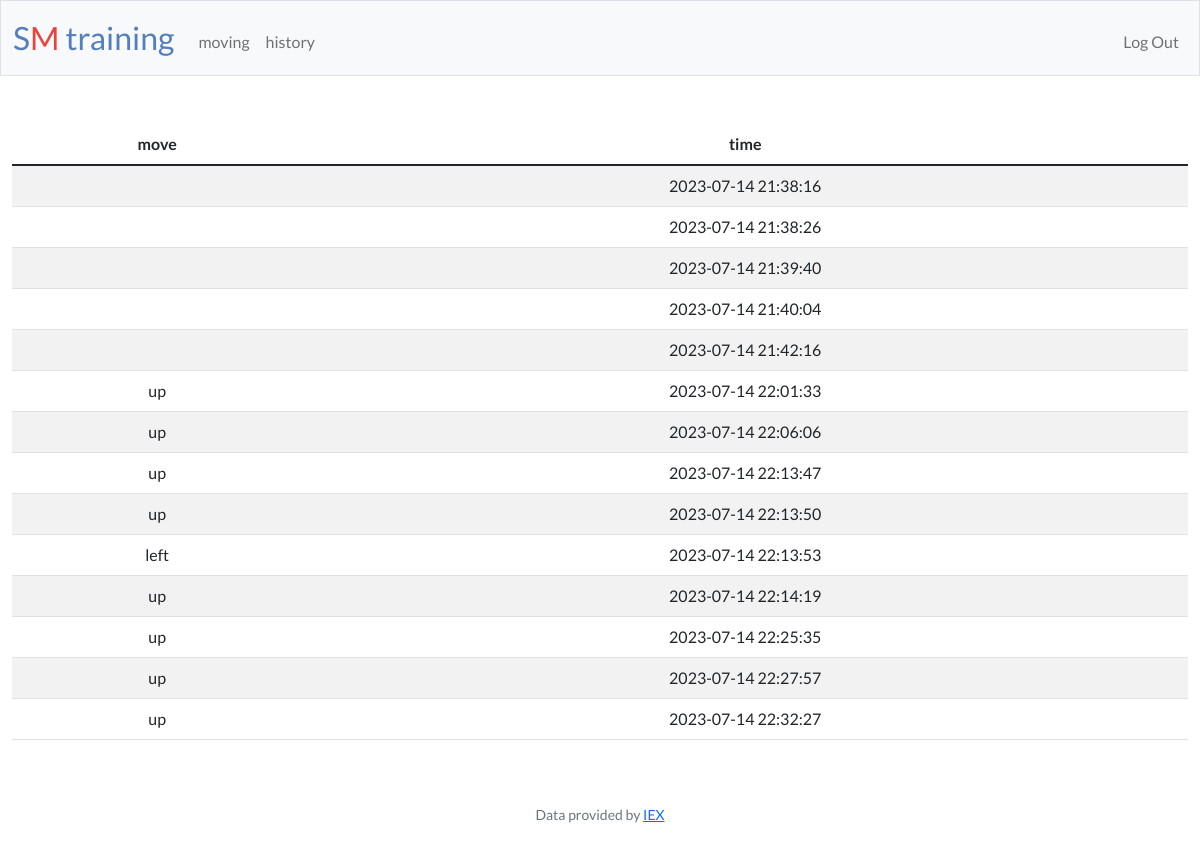
/ (signed in), run on the app's committed database.
### tables this page shows
CREATE TABLE robot (
id INTEGER PRIMARY KEY AUTOINCREMENT,
user_id INTEGER NOT NULL,
move TEXT NOT NULL,
score INTEGER,
time TIMESTAMP DEFAULT CURRENT_TIMESTAMP,
FOREIGN KEY(user_id) REFERENCES users(id)
);

### app.py (the view)
@app.route("/")
@login_required
def index():
    user_id = session["user_id"]
    database = db.execute(
        "SELECT move, time FROM robot WHERE user_id = ? ", user_id)
    return render_template("index.html", database=database, usd=usd)

### app.py (called while the page is built)
@app.after_request
def after_request(response):
    response.headers["Cache-Control"] = "no-cache, no-store, must-revalidate"
    response.headers["Expires"] = 0
    response.headers["Pragma"] = "no-cache"
    return response

### helpers.py (called while the page is built)
def login_required(f):
    @wraps(f)
    def decorated_function(*args, **kwargs):
        if session.get("user_id") is None:
            return redirect("/login")
        return f(*args, **kwargs)
    return decorated_function

### templates/index.html (shortened to what this page needs)
{% extends "layout.html" %}
{% block main %}
<table class="table table-striped">
    <thead>
      <tr>
        <th scope="col">move</th>
        <th scope="col">time</th>
      </tr>
    </thead>
    <tbody>
        {% for row in database %}
            <tr>
                <td>{{row["move"]}}</td>
                <td>{{ row["time"]}}</td>
           </tr>
            {%endfor%}
    </tbody>
  </table>
{% endblock %}

### templates/layout.html (shortened to what this page needs)
<!DOCTYPE html>
<html lang="en">
    <head>
        <link href="https://cdn.jsdelivr.net/npm/bootstrap@5.1.3/dist/css/bootstrap.min.css" rel="stylesheet">
        <link href="/static/styles.css" rel="stylesheet">
        <link href="https://cdn.jsdelivr.net/npm/bootstrap@5.1.3/dist/css/bootstrap.min.css" rel="stylesheet">
    </head>
    <body>
        <nav class="bg-light border navbar navbar-expand-md navbar-light">
            <div class="container-fluid">
                <a class="navbar-brand" href="/"><span class="blue">S</span><span class="red">M</span> <span class="blue">training</span></a>
                <div class="collapse navbar-collapse"  id="navbar">
                    {% if session["user_id"] %}
                        <ul class="navbar-nav me-auto mt-2">
                            <li class="nav-item"><a class="nav-link" href="/new">moving </a></li>
                            <li class="nav-item"><a class="nav-link" href="/">history</a></li>
                        </ul>
                        <ul class="navbar-nav ms-auto mt-2">
                            <li class="nav-item"><a class="nav-link" href="/logout">Log Out</a></li>
                        </ul>
                    {% else %}
                        <ul class="navbar-nav ms-auto mt-2">
                            <li class="nav-item"><a class="nav-link" href="/register">Register</a></li>
                            <li class="nav-item"><a class="nav-link" href="/login">Log In</a></li>
                        </ul>
                    {% endif %}
                </div>
            </div>
        </nav>
        <main class="container-fluid py-5 text-center">
            {% block main %}{% endblock %}
        </main>
        <footer class="mb-5 small text-center text-muted">
            Data provided by <a href="https://iexcloud.io/">IEX</a>
        </footer>
    </body>
</html>

### static/styles.css (style rules this page uses)
* { margin: 0; padding: 0; box-sizing: border-box; font-family: "Lato", sans-serif; }
nav .navbar-brand { font-size: xx-large; }
nav .navbar-brand .blue { color: #537fbe; }
nav .navbar-brand .red { color: #ea433b; }

### data on the page
robot: time "2023-07-14 21:38:16"
robot: time "2023-07-14 21:38:26"
robot: time "2023-07-14 21:39:40"
robot: time "2023-07-14 21:40:04"
robot: time "2023-07-14 21:42:16"
robot: move "up", time "2023-07-14 22:01:33"
robot: move "up", time "2023-07-14 22:06:06"
robot: move "up", time "2023-07-14 22:13:47"
robot: move "up", time "2023-07-14 22:13:50"
robot: move "left", time "2023-07-14 22:13:53"
robot: move "up", time "2023-07-14 22:14:19"
robot: move "up", time "2023-07-14 22:25:35"
robot: move "up", time "2023-07-14 22:27:57"
robot: move "up", time "2023-07-14 22:32:27"
